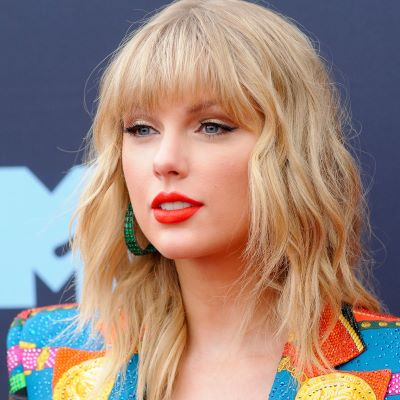
#> input picture Homework/60-林金敏-新加坡/week2/TaylorSwift.jpg, 400 x 400 px
$ python HistogramEqualization.py
#> lines starting #> are read from the running program, lines starting #| are printed output that depends on the picture
import cv2
import numpy as np
from matplotlib import pyplot as plt

# Main Function: equalizeHist(src, dst=None)

img = cv2.imread("TaylorSwift.jpg", 1)
#> img is the input picture: shape (400, 400, 3); mean B, G, R 126.2, 135.4, 157.3
gray = cv2.cvtColor(img, cv2.COLOR_BGR2GRAY)
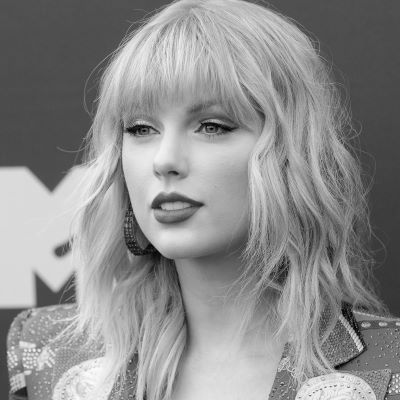
#> gray: shape (400, 400); min 1, max 253, mean 140.9
dst = cv2.equalizeHist(gray)
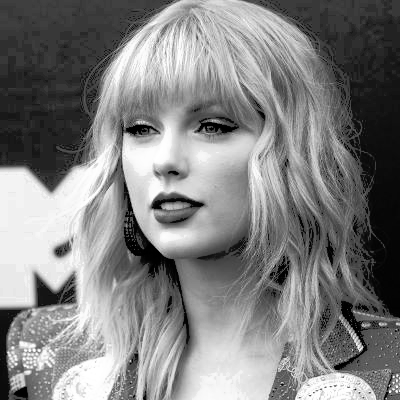
#> dst: shape (400, 400); min 0, max 255, mean 128.6

hist = cv2.calcHist([dst],[0],None,[256],[0,256])
#> hist = 256 values, max 5434 at index 34, min 0 at index 18, mean 625

plt.figure()
plt.hist(gray.ravel(), 256)
plt.hist(dst.ravel(), 256)
plt.show()
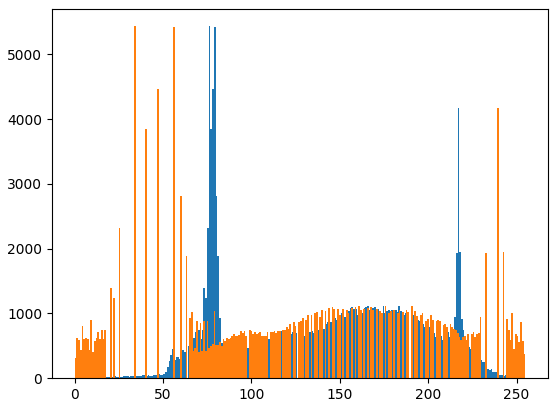
#> figure drawn by matplotlib, 1 panel; tallest bar 5434 high, from x = 75.81 to 76.8; tallest bar 5434 high, from x = 33.87 to 34.86

cv2.imshow("HistogramEqualization_image", np.hstack([gray, dst]))
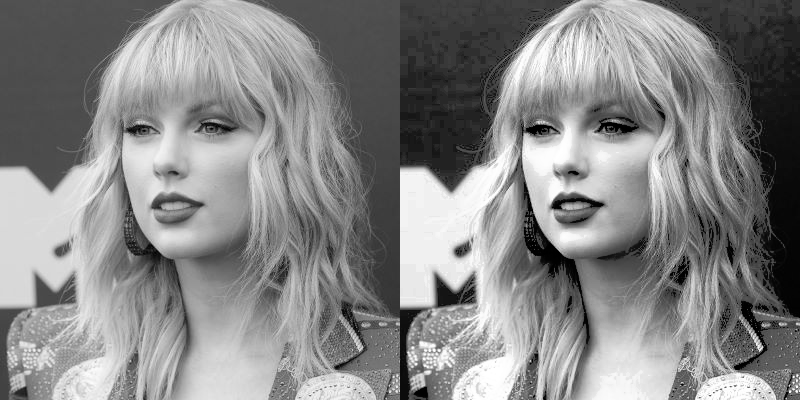
#> window 'HistogramEqualization_image': shape (400, 800); min 0, max 255, mean 134.8
cv2.waitKey()
